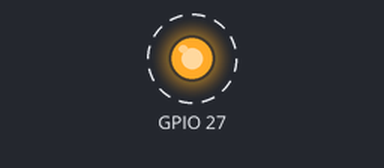
This program was run on a simulated Raspberry Pi (BCM pin numbers). Parts: output pins drawn as LEDs (lit = HIGH). Dashed ring = blinking.

Above: at 0.5 s.
Timing chart, 0 to 4.6 s (numbered marks = the images above):
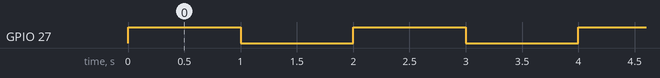

The program:

led_blinking.py
```python
#!/user/bin/python

import RPi.GPIO as gpio
import time

gpio.setmode(gpio.BCM)

class Led(object):
    def __init__(self, led_pin):
        self.led_gpio_pin = led_pin
        gpio.setup(self.led_gpio_pin, gpio.OUT)

    def turn_on(self):
        gpio.output(self.led_gpio_pin, True)

    def turn_off(self):
        gpio.output(self.led_gpio_pin, False)


try:
    led = Led(27)
    while True:
        led.turn_on()
        time.sleep(1)
        led.turn_off()
        time.sleep(1)
except KeyboardInterrupt:
    gpio.cleanup()
```

Measured:
- by itself, GPIO 27: alternates HIGH for 1.0 s and LOW for 1.0 s
